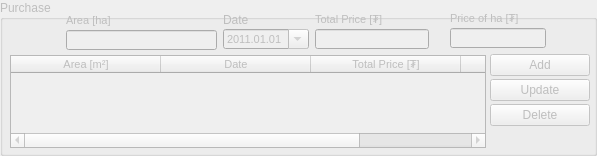
    <widget class="QGroupBox" name="a_purchase_gbox">
     <property name="enabled">
      <bool>false</bool>
     </property>
     <property name="geometry">
      <rect>
       <x>233</x>
       <y>3</y>
       <width>597</width>
       <height>156</height>
      </rect>
     </property>
     <property name="title">
      <string>Purchase</string>
     </property>
     <widget class="QLabel" name="label_39">
      <property name="geometry">
       <rect>
        <x>223</x>
        <y>10</y>
        <width>86</width>
        <height>20</height>
       </rect>
      </property>
      <property name="minimumSize">
       <size>
        <width>0</width>
        <height>20</height>
       </size>
      </property>
      <property name="maximumSize">
       <size>
        <width>16777215</width>
        <height>20</height>
       </size>
      </property>
      <property name="text">
       <string>Date</string>
      </property>
     </widget>
     <widget class="QLabel" name="decisionDateLabel_9">
      <property name="geometry">
       <rect>
        <x>315</x>
        <y>6</y>
        <width>114</width>
        <height>20</height>
       </rect>
      </property>
      <property name="minimumSize">
       <size>
        <width>0</width>
        <height>20</height>
       </size>
      </property>
      <property name="maximumSize">
       <size>
        <width>16777215</width>
        <height>20</height>
       </size>
      </property>
      <property name="font">
       <font>
        <pointsize>8</pointsize>
       </font>
      </property>
      <property name="text">
       <string>Total Price [₮]</string>
      </property>
      <property name="alignment">
       <set>Qt::AlignBottom|Qt::AlignLeading|Qt::AlignLeft</set>
      </property>
     </widget>
     <widget class="QDateEdit" name="a_purchase_dateEdit">
      <property name="geometry">
       <rect>
        <x>223</x>
        <y>29</y>
        <width>86</width>
        <height>20</height>
       </rect>
      </property>
      <property name="minimumSize">
       <size>
        <width>0</width>
        <height>20</height>
       </size>
      </property>
      <property name="maximumSize">
       <size>
        <width>16777215</width>
        <height>20</height>
       </size>
      </property>
      <property name="font">
       <font>
        <pointsize>8</pointsize>
       </font>
      </property>
      <property name="dateTime">
       <datetime>
        <hour>0</hour>
        <minute>0</minute>
        <second>0</second>
        <year>2011</year>
        <month>1</month>
        <day>1</day>
       </datetime>
      </property>
      <property name="displayFormat">
       <string>yyyy.MM.dd</string>
      </property>
      <property name="calendarPopup">
       <bool>true</bool>
      </property>
     </widget>
     <widget class="QPushButton" name="a_purchase_add_button">
      <property name="geometry">
       <rect>
        <x>490</x>
        <y>54</y>
        <width>100</width>
        <height>22</height>
       </rect>
      </property>
      <property name="sizePolicy">
       <sizepolicy hsizetype="Fixed" vsizetype="Fixed">
        <horstretch>0</horstretch>
        <verstretch>0</verstretch>
       </sizepolicy>
      </property>
      <property name="minimumSize">
       <size>
        <width>0</width>
        <height>22</height>
       </size>
      </property>
      <property name="maximumSize">
       <size>
        <width>100</width>
        <height>22</height>
       </size>
      </property>
      <property name="text">
       <string>Add</string>
      </property>
     </widget>
     <widget class="QPushButton" name="a_purchase_update_button">
      <property name="geometry">
       <rect>
        <x>490</x>
        <y>79</y>
        <width>100</width>
        <height>22</height>
       </rect>
      </property>
      <property name="sizePolicy">
       <sizepolicy hsizetype="Fixed" vsizetype="Fixed">
        <horstretch>0</horstretch>
        <verstretch>0</verstretch>
       </sizepolicy>
      </property>
      <property name="minimumSize">
       <size>
        <width>0</width>
        <height>22</height>
       </size>
      </property>
      <property name="maximumSize">
       <size>
        <width>100</width>
        <height>22</height>
       </size>
      </property>
      <property name="text">
       <string>Update</string>
      </property>
     </widget>
     <widget class="QPushButton" name="a_purchase_delete_button">
      <property name="geometry">
       <rect>
        <x>490</x>
        <y>104</y>
        <width>100</width>
        <height>22</height>
       </rect>
      </property>
      <property name="minimumSize">
       <size>
        <width>0</width>
        <height>22</height>
       </size>
      </property>
      <property name="maximumSize">
       <size>
        <width>100</width>
        <height>22</height>
       </size>
      </property>
      <property name="text">
       <string>Delete</string>
      </property>
     </widget>
     <widget class="QLineEdit" name="a_price_edit">
      <property name="geometry">
       <rect>
        <x>315</x>
        <y>29</y>
        <width>114</width>
        <height>20</height>
       </rect>
      </property>
      <property name="minimumSize">
       <size>
        <width>0</width>
        <height>20</height>
       </size>
      </property>
      <property name="maximumSize">
       <size>
        <width>16777215</width>
        <height>20</height>
       </size>
      </property>
      <property name="font">
       <font>
        <pointsize>8</pointsize>
       </font>
      </property>
      <property name="inputMask">
       <string/>
      </property>
     </widget>
     <widget class="QTableWidget" name="a_purchase_twidget">
      <property name="geometry">
       <rect>
        <x>10</x>
        <y>55</y>
        <width>476</width>
        <height>93</height>
       </rect>
      </property>
      <property name="font">
       <font>
        <pointsize>8</pointsize>
       </font>
      </property>
      <attribute name="horizontalHeaderDefaultSectionSize">
       <number>150</number>
      </attribute>
      <column>
       <property name="text">
        <string>Area [m²]</string>
       </property>
      </column>
      <column>
       <property name="text">
        <string>Date</string>
       </property>
      </column>
      <column>
       <property name="text">
        <string>Total Price [₮]</string>
       </property>
      </column>
      <column>
       <property name="text">
        <string>Price of ha [₮]</string>
       </property>
      </column>
     </widget>
     <widget class="QLabel" name="decisionDateLabel_12">
      <property name="geometry">
       <rect>
        <x>66</x>
        <y>7</y>
        <width>147</width>
        <height>20</height>
       </rect>
      </property>
      <property name="minimumSize">
       <size>
        <width>0</width>
        <height>20</height>
       </size>
      </property>
      <property name="maximumSize">
       <size>
        <width>16777215</width>
        <height>20</height>
       </size>
      </property>
      <property name="font">
       <font>
        <pointsize>8</pointsize>
       </font>
      </property>
      <property name="text">
       <string>Area [ha]</string>
      </property>
      <property name="alignment">
       <set>Qt::AlignBottom|Qt::AlignLeading|Qt::AlignLeft</set>
      </property>
     </widget>
     <widget class="QLineEdit" name="a_purchase_area_edit">
      <property name="geometry">
       <rect>
        <x>66</x>
        <y>30</y>
        <width>151</width>
        <height>20</height>
       </rect>
      </property>
      <property name="minimumSize">
       <size>
        <width>0</width>
        <height>20</height>
       </size>
      </property>
      <property name="maximumSize">
       <size>
        <width>16777215</width>
        <height>20</height>
       </size>
      </property>
      <property name="font">
       <font>
        <pointsize>8</pointsize>
       </font>
      </property>
     </widget>
     <widget class="QLabel" name="decisionDateLabel_16">
      <property name="geometry">
       <rect>
        <x>450</x>
        <y>5</y>
        <width>101</width>
        <height>20</height>
       </rect>
      </property>
      <property name="minimumSize">
       <size>
        <width>0</width>
        <height>20</height>
       </size>
      </property>
      <property name="maximumSize">
       <size>
        <width>16777215</width>
        <height>20</height>
       </size>
      </property>
      <property name="font">
       <font>
        <pointsize>8</pointsize>
       </font>
      </property>
      <property name="text">
       <string>Price of ha [₮]</string>
      </property>
      <property name="alignment">
       <set>Qt::AlignBottom|Qt::AlignLeading|Qt::AlignLeft</set>
      </property>
     </widget>
     <widget class="QLineEdit" name="a_purchase_price_if_m2">
      <property name="geometry">
       <rect>
        <x>450</x>
        <y>28</y>
        <width>96</width>
        <height>20</height>
       </rect>
      </property>
      <property name="minimumSize">
       <size>
        <width>0</width>
        <height>20</height>
       </size>
      </property>
      <property name="maximumSize">
       <size>
        <width>16777215</width>
        <height>20</height>
       </size>
      </property>
      <property name="font">
       <font>
        <pointsize>8</pointsize>
       </font>
      </property>
      <property name="inputMask">
       <string/>
      </property>
     </widget>
    </widget>
